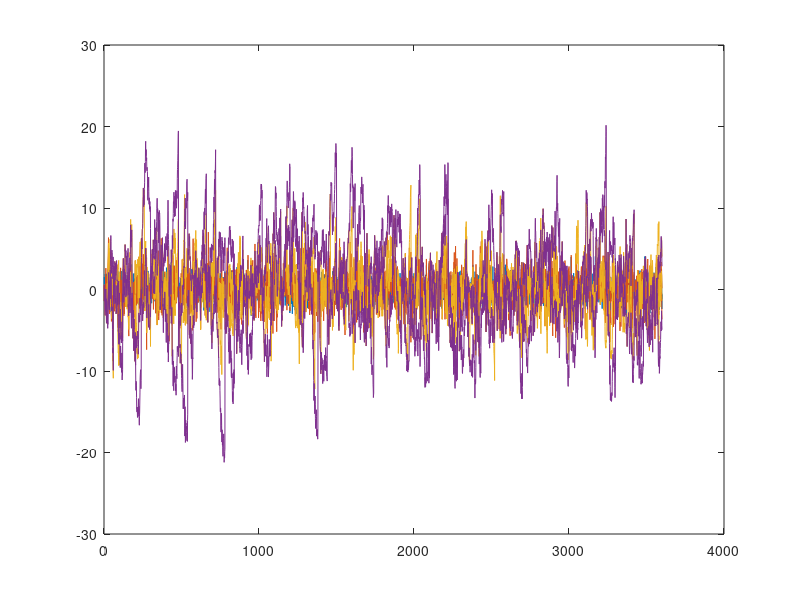
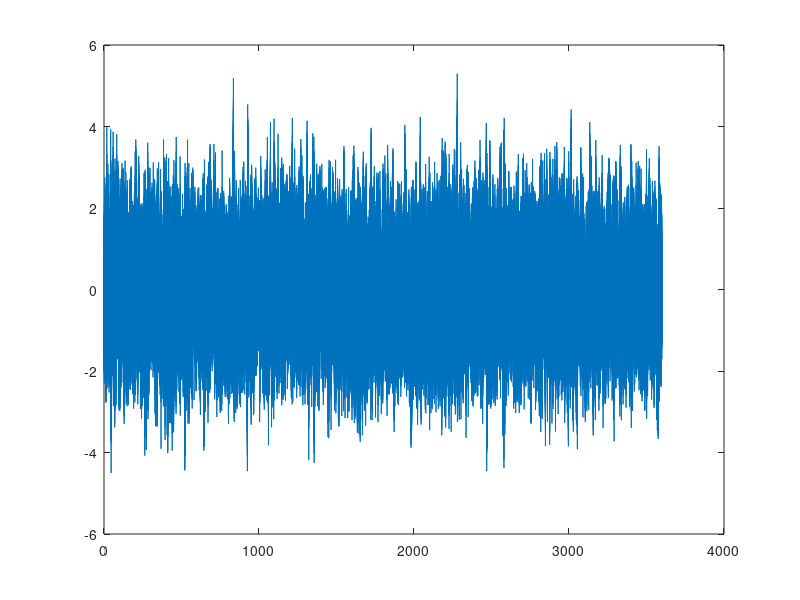

The MATLAB source for these figures, in order: (Note: this script raises an error after producing the figures.)
clear; close all; clc;
%-------------------------------------------------------------------------%
%-------------------------------------------------------------------------%
%-------------------------------------------------------------------------%
%- This code generates data from a multi-frequency factor model 
%- and estimates the coefficients via an EM algorithm. 
%- The model allows for series of daily, weekly, monthly and quarterly
%- series and the code is general enough so that any frequency may be
%- excluded. In such a case, the highest frequency factors are always 
%- ordered first. For details on the model and state space representation
%- see Modugno (2011). "Nowcasting inflation with high-frequency data" 
%- (https://www.ecb.europa.eu/pub/pdf/scpwps/ecbwp1324.pdf)
%- Note that the model implicitly assumes that the lower frequency
%- series are stock rather than flow variables. The latter can be implemented
%- following the (more complicated) approach in Banbura et al. (2011). 
%- "Nowcasting with Daily Data"(https://ideas.repec.org/p/red/sed012/555.html)
%-------------------------------------------------------------------------%
% generate data
%-------------------------------------------------------------------------%

% set-up
Nd = 100; % # of daily series  
Nw = 10; % # of weekly series
Nm = 10; % # of monthly series
Nq = 10; % # of quarterly series
Nr = 2; % # of factors
Np = 3; % # of lags in factor VAR
Np_eff = Np + 1; % # of lags of f in state vector (always needs to be one higher for covariance of factors in M-step!)
Nt = 3600; % # of observations (daily frequency)

% params
lam_d = [0.6 + 0.1 * randn(Nd, 1), -0.4 + 0.1 * randn(Nd, 1)]; 
lam_w = [0.6 + 0.1 * randn(Nw, 1), -0.4 + 0.1 * randn(Nw, 1)]; 
lam_m = [0.6 + 0.1 * randn(Nm, 1), -0.4 + 0.1 * randn(Nm, 1)];
lam_q = [0.6 + 0.1 * randn(Nq, 1), -0.4 + 0.1 * randn(Nq, 1)];

sig2_d = 0.2 + unifrnd(0.0, 0.2, Nd, 1);
sig2_w = 0.2 + unifrnd(0.0, 0.2, Nw, 1);
sig2_m = 0.2 + unifrnd(0.0, 0.2, Nm, 1);
sig2_q = 0.2 + unifrnd(0.0, 0.2, Nq, 1);

Phi = [0.3 * eye(Nr), -0.4 * eye(Nr), 0.1 * eye(Nr)];
Omeg = diag(unifrnd(0.8,1.2, Nr, 1));

% initialize mats for storage
y_d = NaN(Nd, Nt);
y_w = NaN(Nw, Nt);
y_m = NaN(Nm, Nt);
y_q = NaN(Nq, Nt);
F = NaN(Nr * Np, Nt); % companion form
f_w = NaN(Nr, Nt);
f_m = NaN(Nr, Nt);
f_q = NaN(Nr, Nt);

% indices for monthly and quarterly observations
N_d_w = 5; % # of days per week => working days
N_d_m = N_d_w * 4; % # of days per month
N_d_q = N_d_m * 3; % # of days per quarter

Xi_w = ones(Nt, 1); Xi_w(1:N_d_w:end) = 0; % equals 1 if start of new week
Xi_m = ones(Nt, 1); Xi_m(1:N_d_m:end) = 0; % equals 1 if start of new month
Xi_q = ones(Nt, 1); Xi_q(1:N_d_q:end) = 0; % equals 1 if start of new quarter

% loop over t
F(:, 1) = 0; 
for t = 1:Nt
    if t == 1
        F(1:Nr,t) = mvnrnd(zeros(Nr, 1), Omeg);
    else
        % daily factor 
        F(:,t) = [Phi; eye(Nr * (Np-1)) zeros(Nr * (Np-1), Nr)] * F(:, t-1) + [eye(Nr); zeros(Nr * (Np-1), Nr)] * mvnrnd(zeros(Nr, 1), Omeg)';
    end
    
    % daily data
    y_d(:, t) = lam_d * F(1:Nr, t) + sqrt(sig2_d) .* randn(Nd, 1);

    % weekly factor and data
    if Xi_w(t) == 0
        f_w(:, t) = F(1:Nr, t);
    else
        f_w(:, t) = f_w(:, t-1) + F(1:Nr, t);
    end
    y_w(:, t) = lam_w * f_w(:, t) + sqrt(sig2_w) .* randn(Nw, 1);

    % monthly factor and data
    if Xi_m(t) == 0
        f_m(:, t) = F(1:Nr, t);
    else
        f_m(:, t) = f_m(:, t-1) + F(1:Nr, t);
    end
    y_m(:, t) = lam_m * f_m(:, t) + sqrt(sig2_m) .* randn(Nm, 1);

    % quarterly factor and data
    if Xi_q(t) == 0
        f_q(:, t) = F(1:Nr, t);
    else
        f_q(:, t) = f_q(:, t-1) + F(1:Nr, t);
    end          
    y_q(:, t) = lam_q * f_q(:, t) + sqrt(sig2_q) .* randn(Nq, 1);    
end

% extract factor from companion form representation
f = F(1:Nr, :); 

% extract actually observed monthly and quarterly values
y_d_o = y_d; 
y_w_o = NaN(Nw, Nt);y_w_o(:, end:-N_d_w:1) = y_w(:, end:-N_d_w:1);
y_m_o = NaN(Nm, Nt);y_m_o(:, end:-N_d_m:1) = y_m(:, end:-N_d_m:1);
y_q_o = NaN(Nq, Nt);y_q_o(:, end:-N_d_q:1) = y_q(:, end:-N_d_q:1);

% plot factors and obs
figure; 
plot(f', 'Color', [0, 0.4470, 0.7410]); 
hold on; 
plot(f_w', 'Color', [0.8500, 0.3250, 0.0980]);
plot(f_m', 'Color', [0.9290, 0.6940, 0.1250]);
plot(f_q', 'Color', [0.4940, 0.1840, 0.5560]);

figure; 
plot(y_d', 'Color', [0, 0.4470, 0.7410]); 
hold on; 
plot(y_w', '-', 'Color', [0.8500, 0.3250, 0.0980, 0.2], 'LineWidth',0.5); % Color(4) = alpha!
plot(y_w_o', '-o', 'Color', [0.8500, 0.3250, 0.0980]);
plot(y_m', '-', 'Color', [0.9290, 0.6940, 0.1250, 0.2]);
plot(y_m_o', '-o','Color', [0.9290, 0.6940, 0.1250]);
plot(y_q', '-','Color', [0.4940, 0.1840, 0.5560, 0.2]);
plot(y_q_o', '-o','Color', [0.4940, 0.1840, 0.5560]);

%-------------------------------------------------------------------------%
% run Kalman smoother (E-step!)
%-------------------------------------------------------------------------%

% collect parameters in structure
params.lam_d = lam_d;
params.lam_w = lam_w;
params.lam_m = lam_m;
params.lam_q = lam_q;
params.sig2_d = sig2_d;
params.sig2_w = sig2_w;
params.sig2_m = sig2_m;
params.sig2_q = sig2_q;
params.Xi_w = Xi_w;
params.Xi_m = Xi_m;
params.Xi_q = Xi_q;
params.Phi = Phi;
params.Omeg = Omeg;

% state space form
[Z, H, T, R, Q] = f_state_space_params(params);

% Kalman smoother
s0 = zeros(size(Z, 2), 1); P0 = 10 * eye(size(Z, 2));
tic
[stT,PtT,LL] = f_KS_DK_logL([y_d_o; y_w_o; y_m_o; y_q_o],T,Z,H,R,Q,s0,P0);
toc

figure;
subplot(2,2,1)
plot(stT(1:Nr, :)', 'b')
hold on
plot(f', 'r')
title('f_d (sampled in blue)')
subplot(2,2,2)
plot(stT(Nr+1:2*Nr, :)', 'b')
hold on
plot(f_w', 'r')
title('f_w (sampled in blue)')
subplot(2,2,3)
plot(stT(2*Nr+1:3*Nr, :)', 'b')
hold on
plot(f_m', 'r')
title('f_m (sampled in blue)')
subplot(2,2,4)
plot(stT(end-Nr+1:end, :)', 'b')
hold on
plot(f_q', 'r')
title('f_q (sampled in blue)')

%-------------------------------------------------------------------------%
% estimate parameters (M-step)
%-------------------------------------------------------------------------%

% lam_d and sig_d
id_f = 1:Nr; id_x = 1:Nd;
[lam_d_hat, sig_d_hat] = f_sample_lam_sig(y_d_o, stT(id_f, :), PtT(id_f, id_f, :), sig2_d);

% lam_w and sig2_w
id_f = Nr * Np_eff+1:Nr*(Np_eff+1);
[lam_w_hat, sig2_w_hat] = f_sample_lam_sig(y_w_o, stT(id_f, :), PtT(id_f, id_f, :), sig2_w);

% lam_m and sig2_m
id_f = Nr * (Np_eff+1)+1:Nr * (Np_eff+2);
[lam_m_hat, sig2_m_hat] = f_sample_lam_sig(y_m_o, stT(id_f, :), PtT(id_f, id_f, :), sig2_m);

% lam_q and sig_q
id_f = Nr * (Np_eff+2)+1:Nr * (Np_eff+3);
[lam_q_hat, sig2_q_hat] = f_sample_lam_sig(y_q_o, stT(id_f, :), PtT(id_f, id_f, :), sig2_q);

% Phi and Omeg
id_f = 1:Nr;
id_f_lags = Nr+1:Nr * Np_eff;
Phi_hat = (stT(id_f, :)*stT(id_f_lags, :)' + sum(PtT(id_f,id_f_lags,:),3))/(stT(id_f_lags, :)*stT(id_f_lags, :)' + sum(PtT(id_f_lags,id_f_lags,:),3)) ; 
Omeg_hat = 1/Nt * ((stT(id_f, :)*stT(id_f, :)' + sum(PtT(id_f,id_f,:),3))  - Phi_hat * (stT(id_f, :)*stT(id_f_lags, :)' + sum(PtT(id_f,id_f_lags,:),3))') ;
 
% plot estimated versus true
figure;
subplot(5,2,1)
scatter(lam_d(:, 1), lam_d_hat(:, 1), 'b')
hold on;
scatter(lam_d(:, 2), lam_d_hat(:, 2), 'r')
ylim([-1 1])
xlim([-1 1])
refline(1, 0)
title('lam_d')
ylabel('estimate')
xlabel('actual')

subplot(5,2,2)
scatter(sig2_d, sig_d_hat)
ylim([0 1])
xlim([0 1])
refline(1, 0)
title('sig_d')
ylabel('estimate')
xlabel('actual')

subplot(5,2,3)
scatter(lam_w(:, 1), lam_w_hat(:, 1), 'b')
hold on;
scatter(lam_w(:, 2), lam_w_hat(:, 2), 'r')
ylim([-1 1])
xlim([-1 1])
refline(1, 0)
title('lam_w')
ylabel('estimate')
xlabel('actual')

subplot(5,2,4)
scatter(sig2_w, sig2_w_hat)
ylim([0 1])
xlim([0 1])
refline(1, 0)
title('sig_w')
ylabel('estimate')
xlabel('actual')

subplot(5,2,5)
scatter(lam_m(:, 1), lam_m_hat(:, 1), 'b')
hold on;
scatter(lam_m(:, 2), lam_m_hat(:, 2), 'r')
ylim([-1 1])
xlim([-1 1])
refline(1, 0)
title('lam_m')
ylabel('estimate')
xlabel('actual')

subplot(5,2,6)
scatter(sig2_m, sig2_m_hat)
ylim([0 1])
xlim([0 1])
refline(1, 0)
title('sig_m')
ylabel('estimate')
xlabel('actual')

subplot(5,2,7)
scatter(lam_q(:, 1), lam_q_hat(:, 1), 'b')
hold on;
scatter(lam_q(:, 2), lam_q_hat(:, 2), 'r')
ylim([-1 1])
xlim([-1 1])
refline(1, 0)
title('lam_q')
ylabel('estimate')
xlabel('actual')

subplot(5,2,8)
scatter(sig2_q, sig2_q_hat)
ylim([0 1])
xlim([0 1])
refline(1, 0)
title('sig_q')
ylabel('estimate')
xlabel('actual')

subplot(5,2,9)
scatter(Phi(:), Phi_hat(:))
ylim([-1.0 1.0])
xlim([-1.0 1.0])
refline(1, 0)
title('Phi')
ylabel('estimate')
xlabel('actual')
subplot(5,2,10)
scatter(Omeg(:), Omeg_hat(:))
ylim([-1.5 1.5])
xlim([-1.5 1.5])
refline(1, 0)
title('Omeg')
ylabel('estimate')
xlabel('actual')
